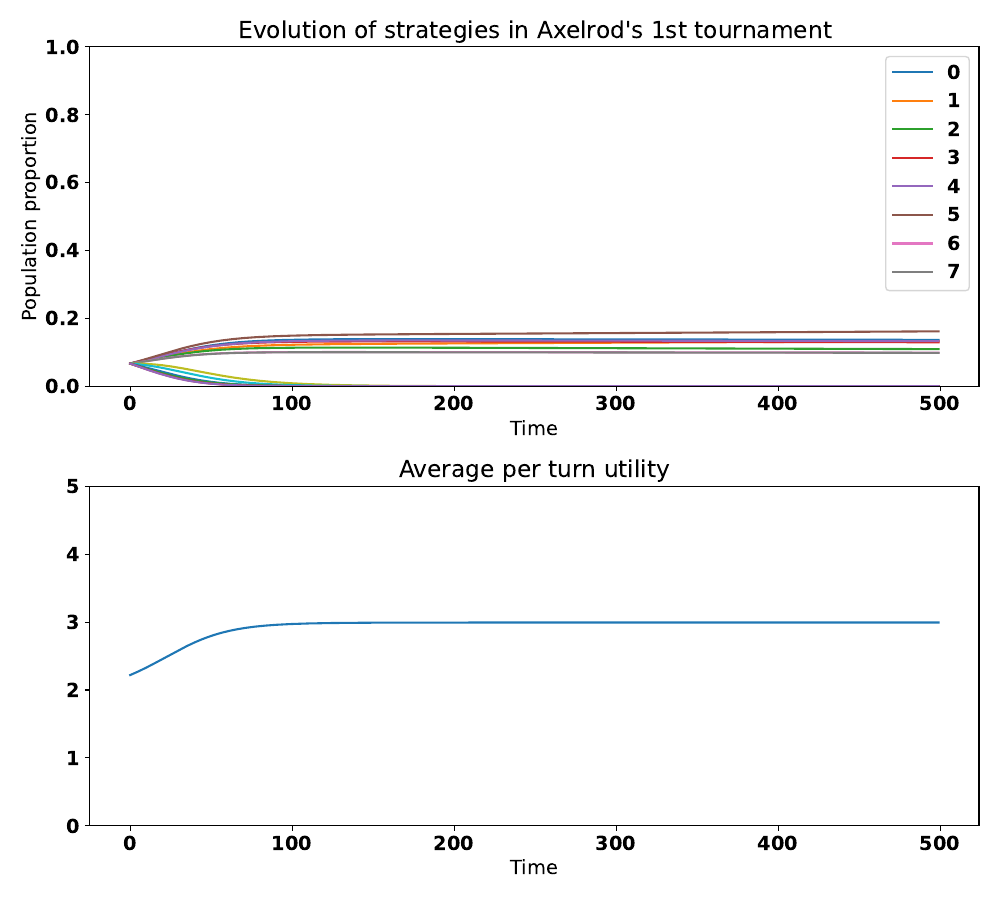

Generate this figure with Python:
import matplotlib.pyplot as plt
import nashpy as nash
import numpy as np


plt.rcParams.update({'font.size': 14, 'font.weight': 'bold'})

# Payoff matrix obtained by using the Axelrod library and the documentation
# written here: https://axelrod.readthedocs.io/en/stable/tutorials/running_axelrods_first_tournament/index.html#creating-the-tournament
A = np.array([
    [3.   , 2.975, 3.   , 3.   , 3.   , 2.975, 3.   , 3.   , 2.625, 2.985, 1.409, 1.14  , 1.469 , 2.217, 2.238 ],
    [3.   , 2.98 , 3.02 , 3.004, 3.   , 2.98 , 3.   , 3.   , 2.975, 1.165, 1.297, 1.076 , 1.325 , 2.824, 2.836 ],
    [3.   , 2.97 , 3.   , 3.   , 3.   , 2.97 , 3.   , 3.   , 2.757, 0.075, 2.22 , 2.658 , 2.718 , 1.57 , 1.52  ],
    [3.   , 2.974, 3.   , 3.   , 3.   , 2.974, 3.   , 3.   , 3.056, 0.472, 2.088, 2.383 , 2.428 , 1.995, 2.129 ],
    [3.   , 2.975, 3.   , 3.   , 3.   , 2.975, 3.   , 3.   , 3.316, 1.285, 1.343, 1.331 , 1.413 , 2.802, 2.648 ],
    [3.   , 2.98 , 3.02 , 3.004, 3.   , 2.98 , 3.   , 3.   , 2.63 , 2.525, 1.375, 1.191 , 1.685 , 2.873, 2.928 ],
    [3.   , 2.975, 3.   , 3.   , 3.   , 2.975, 3.   , 3.   , 2.043, 1.055, 1.173, 1.111 , 1.315 , 3.033, 2.967 ],
    [3.   , 2.975, 3.   , 3.   , 3.   , 2.975, 3.   , 3.   , 2.047, 1.045, 1.271, 1.121 , 1.215 , 3.003, 2.915 ],
    [2.625, 2.775, 3.162, 2.676, 1.846, 2.605, 1.383, 1.382, 1.5  , 3.143, 1.463, 1.371 , 2.064 , 2.74 , 2.892 ],
    [2.985, 1.015, 4.9  , 3.302, 1.36 , 1.1  , 1.005, 1.17 , 2.748, 1.   , 2.22 , 2.646 , 1.19  , 2.67 , 2.582 ],
    [1.434, 1.307, 3.52 , 2.828, 1.458, 1.4  , 1.173, 1.271, 1.723, 3.495, 1.293, 1.136 , 1.315 , 2.414, 2.443 ],
    [1.165, 1.076, 3.228, 2.753, 1.371, 1.216, 1.111, 1.131, 1.451, 3.211, 1.151, 1.1675, 1.27  , 2.293, 2.327 ],
    [1.494, 1.285, 3.188, 2.763, 1.648, 1.71 , 1.21 , 1.145, 2.369, 1.04 , 1.29 , 1.2   , 1.3995, 2.317, 2.374 ],
    [2.227, 0.909, 3.92 , 2.81 , 1.127, 0.803, 0.553, 0.648, 1.18 , 1.225, 1.824, 2.053 , 1.987 , 2.265, 2.279 ],
    [2.258, 0.891, 3.925, 2.704, 1.168, 0.658, 0.537, 0.68 , 0.997, 1.237, 1.833, 2.102 , 1.979 , 2.304, 2.2745]])

ipd = nash.Game(A, A.T)

timepoints = np.linspace(0, 25, 500)
xs = ipd.replicator_dynamics(timepoints=timepoints)

fig, axarr = plt.subplots(nrows=2, ncols=1, figsize=(10, 9))

ax = axarr[0]
for i, x in enumerate(zip(*xs)):
    if x[-1] > 10 ** -2:
        ax.plot(x, label=f"{i}")
    else:
        ax.plot(x)
ax.set_ylim(0, 1)
ax.set_title("Evolution of strategies in Axelrod's 1st tournament")
ax.set_xlabel("Time")
ax.set_ylabel("Population proportion")
ax.legend()

ax = axarr[1]
ax.plot(np.sum([x * (A @ x) for x in xs], axis=1))
ax.set_ylim(0, 5)
ax.set_xlabel("Time")
ax.set_title("Average per turn utility")

fig.tight_layout()
fig.savefig("main.pdf", transparent=True)
